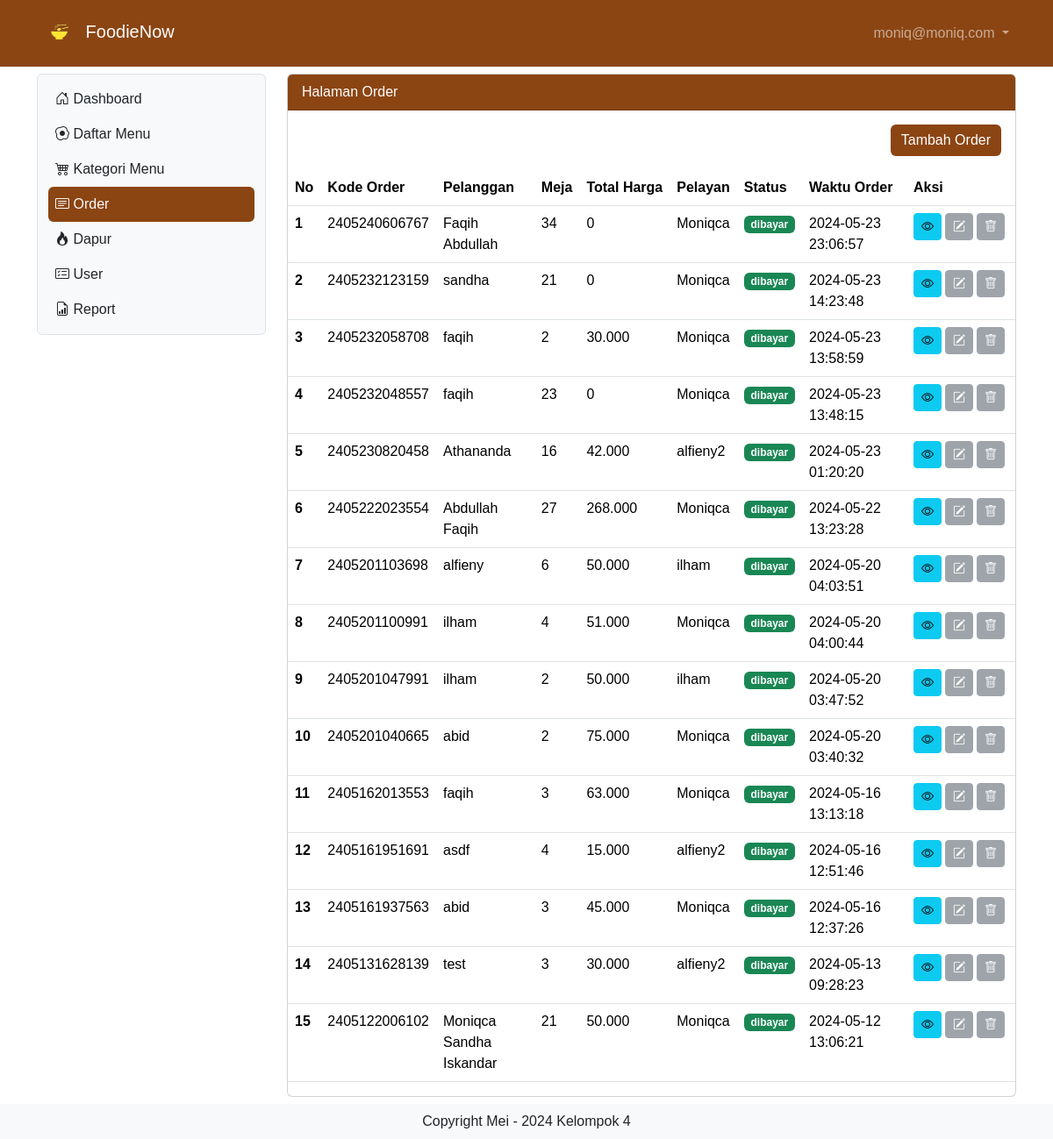
Screenshot of /order (signed in) with the database file from the repository.
### tables this page shows
CREATE TABLE `tb_user` (
  `id` int(11) NOT NULL,
  `nama` varchar(200) DEFAULT NULL,
  `username` varchar(200) DEFAULT NULL,
  `password` varchar(200) DEFAULT NULL,
  `level` int(11) DEFAULT NULL,
  `nohp` varchar(15) DEFAULT NULL,
  `alamat` varchar(300) DEFAULT NULL
);

CREATE TABLE `tb_order` (
  `id_order` bigint(20) NOT NULL DEFAULT 0,
  `pelanggan` varchar(200) DEFAULT NULL,
  `meja` int(11) DEFAULT NULL,
  `pelayan` int(11) DEFAULT NULL,
  `waktu_order` timestamp NULL DEFAULT current_timestamp() ON UPDATE current_timestamp()
);

### order.php (the view, shortened to what this page needs)
<?php
include "proses/connect.php";
$query = mysqli_query($conn, "SELECT tb_order.*, tb_bayar.*, nama, SUM(tb_daftar_menu.harga * tb_list_order.jumlah) AS harganya
                              FROM tb_order
                              LEFT JOIN tb_user ON tb_user.id = tb_order.pelayan
                              LEFT JOIN tb_list_order ON tb_list_order.kode_order = tb_order.id_order
                              LEFT JOIN tb_daftar_menu ON tb_daftar_menu.id = tb_list_order.menu
                              LEFT JOIN tb_bayar ON tb_bayar.id_bayar = tb_order.id_order
                              GROUP BY tb_order.id_order
                              ORDER BY tb_order.waktu_order DESC");
while ($record = mysqli_fetch_array($query)) {
    $result[] = $record;
}
?>
<div class="col-lg-9 mt-2">
    <div class="card">
        <div class="card-header">
            Halaman Order
        </div>
        <div class="card-body">
            <div class="row">
                <div class="col d-flex justify-content-end">
                    <button class="btn custom-tambah-button" data-bs-toggle="modal" data-bs-target="#ModalTambahUser">
                        Tambah
                        Order</button>
                </div>
            </div>
        </div>
        <?php
        if (empty($result)) {
            echo "Data menu makanan atau minuman tidak ada";
        } else {
                ?>
        <div class="table-responsive">
            <table class="table table-hover">
                <thead>
                    <tr class="text-nowrap">
                        <th scope="col">No</th>
                        <th scope="col">Kode Order</th>
                        <th scope="col">Pelanggan</th>
                        <th scope="col">Meja</th>
                        <th scope="col">Total Harga</th>
                        <th scope="col">Pelayan</th>
                        <th scope="col">Status</th>
                        <th scope="col">Waktu Order</th>
                        <th scope="col">Aksi</th>
                    </tr>
                </thead>
                <tbody>
                    <?php
                        $no = 1;
                        foreach ($result as $row) {
                            ?>
                    <tr>
                        <th scope="row"><?php echo $no++ ?></th>
                        <td>
                            <?php echo $row['id_order'] ?>
                        </td>
                        <td>
                            <?php echo $row['pelanggan'] ?>
                        </td>
                        <td>
                            <?php echo $row['meja'] ?>
                        </td>
                        <td>
                            <?php echo number_format((int) $row['harganya'], 0, ',', '.') ?>
                        </td>
                        <td>
                            <?php echo $row['nama'] ?>
                        </td>
                        <td>
                            <?php echo (!empty($row['id_bayar'])) ? "<span class='badge text-bg-success'>dibayar</span>" : ""; ?>
                        </td>
                        <td>
                            <?php echo $row['waktu_order'] ?>
                        </td>
                        <td>
                            <div class="d-flex">
                                <a class="btn btn-info btn-sm me-1"
                                    href="./?x=orderitem&order=<?php echo $row['id_order'] . "&meja=" . $row['meja'] . "&pelanggan=" . $row['pelanggan'] ?>"><i
                                        class="bi bi-eye"></i></a>
                                <button
                                    class="<?php echo (!empty($row['id_bayar'])) ? "btn btn-secondary btn-sm me-1 disabled" : "btn btn-warning btn-sm me-1"; ?>"
                                    data-bs-toggle="modal" data-bs-target="#ModalEdit<?php echo $row['id_order'] ?>"><i
                                        class="bi bi-pencil-square"></i></button>
                                <button
                                    class="<?php echo (!empty($row['id_bayar'])) ? "btn btn-secondary btn-sm me-1 disabled" : "btn btn-danger btn-sm me-1"; ?>"
                                    data-bs-toggle="modal"
                                    data-bs-target="#ModalDelete<?php echo $row['id_order'] ?>"><i
                                        class="bi bi-trash"></i></button>
                            </div>
                        </td>
                    </tr>
                    <?php
                        }
                        ?>
                </tbody>
            </table>
        </div>
        <?php
        }
        ?>
    </div>
</div>
</div>

### index.php (shortened to what this page needs)
<?php
if(isset($_GET['x']) && $_GET['x']=='home'){
    $page = "home.php";
    include "main.php";
}elseif(isset($_GET['x']) && $_GET['x']=='order'){
    if($_SESSION['level_foodienow']==1 || $_SESSION['level_foodienow']==2 || $_SESSION['level_foodienow']==3) {
        include "main.php";
    }else{
        $page = "home.php";
        include "main.php";
    }
}elseif(isset($_GET['x']) && $_GET['x']=='login'){
    include "login.php";
}elseif(isset($_GET['x']) && $_GET['x']=='logout'){
    include "proses/proses_logout.php";
}else{
    $page = "home.php";
    include "main.php";
}
?>

### main.php (shortened to what this page needs)
<?php
    include "proses/connect.php";
    $query = mysqli_query($conn, "SELECT * FROM tb_user WHERE username = '$_SESSION[username_foodienow]'");
    $hasil = mysqli_fetch_array($query);
?>
<!doctype html>
<html lang="en">
<head>
    <link href="https://cdn.jsdelivr.net/npm/bootstrap@5.3.2/dist/css/bootstrap.min.css" rel="stylesheet">
    <link rel="stylesheet" href="https://cdn.jsdelivr.net/npm/bootstrap-icons@1.11.1/font/bootstrap-icons.css">
</head>
<body>
    <?php include "header.php"; ?>
    <div class="container-lg">
        <div class="row mb-5">
            <?php include "sidebar.php"; ?>
                <?php
                    include $page;
                ?>
        </div>
        <div class="fixed-bottom text-center bg-light py-2">
            Copyright Mei - 2024 Kelompok 4
        </div>
</body>
</html>

### header.php (shortened to what this page needs)
<?php
include "proses/connect.php";
$query = mysqli_query($conn, "SELECT * FROM tb_user WHERE username='$_SESSION[username_foodienow]'");
?>
<nav class="navbar navbar-expand navbar-dark custom-navbar-color sticky-top">
    <div class="container-lg">
        <a class="navbar-brand" href=".">
            <img src="assets/img/Logo/logo.png" style="height: 50px; width:auto;" alt="Logo">
            FoodieNow</a>
        <div class="collapse navbar-collapse justify-content-end" id="navbarNavDropdown">
            <ul class="navbar-nav">
                <li class="nav-item dropdown">
                    <a class="nav-link dropdown-toggle" href="#" role="button" data-bs-toggle="dropdown"
                        aria-expanded="false">
                        <?php echo $hasil['username']; ?>
                    </a>
                </li>
            </ul>
        </div>
    </div>
</nav>

### sidebar.php (shortened to what this page needs)
<div class="col-lg-3">
    <nav class="navbar navbar-expand-lg bg-light rounded border mt-2">
        <div class="container-fluid">
            <div class="offcanvas offcanvas-start" tabindex="-1" id="offcanvasNavbar"
                aria-labelledby="offcanvasNavbarLabel" style="width: 250px;">
                <div class="offcanvas-body custom-nav-pills">
                    <ul class="navbar-nav nav-pills flex-column justify-content-end flex-grow-1">
                        <li class="nav-item">
                            <a class="nav-link ps-2 <?php echo ((isset($_GET['x']) && $_GET['x'] == 'home') || !isset($_GET['x'])) ? 'active link-light' : 'link-dark'; ?> "
                                aria-current="page" href="home"><i class="bi bi-house-door"></i> Dashboard</a>
                        </li>
                        <?php if ($hasil['level'] == 1 || $hasil['level'] == 2) { ?>
                        <li class="nav-item">
                            <a class="nav-link  ps-2 <?php echo (isset($_GET['x']) && $_GET['x'] == 'menu') ? 'active link-light' : 'link-dark'; ?>"
                                href="menu"><i class="bi bi-egg-fried"></i> Daftar Menu</a>
                        </li>
                        <?php } ?>
                        <?php if ($hasil['level'] == 1 || $hasil['level'] == 2) { ?>
                        <li class="nav-item">
                            <a class="nav-link  ps-2 <?php echo (isset($_GET['x']) && $_GET['x'] == 'katmenu') ? 'active link-light' : 'link-dark'; ?>"
                                href="katmenu"><i class="bi bi-cart4"></i> Kategori Menu</a>
                        </li>
                        <?php } ?>
                        <?php if ($hasil['level'] == 1 || $hasil['level'] == 2) { ?>
                        <li class="nav-item">
                            <a class="nav-link  ps-2 <?php echo (isset($_GET['x']) && $_GET['x'] == 'order') ? 'active link-light' : 'link-dark'; ?>"
                                href="order"><i class="bi bi-card-text"></i> Order</a>
                        </li>
                        <?php } ?>
                        <?php if ($hasil['level'] == 1 || $hasil['level'] == 3) { ?>
                        <li class="nav-item">
                            <a class="nav-link  ps-2 <?php echo (isset($_GET['x']) && $_GET['x'] == 'dapur') ? 'active link-light' : 'link-dark'; ?>"
                                href="dapur"><i class="bi bi-fire"></i> Dapur</a>
                        </li>
                        <?php } ?>
                        <?php if ($hasil['level'] == 1) { ?>
                        <li class="nav-item">
                            <a class="nav-link  ps-2 <?php echo (isset($_GET['x']) && $_GET['x'] == 'user') ? 'active link-light' : 'link-dark'; ?>"
                                href="user"><i class="bi bi-card-checklist"></i> User</a>
                        </li>
                        <li class="nav-item">
                            <a class="nav-link  ps-2 <?php echo (isset($_GET['x']) && $_GET['x'] == 'report') ? 'active link-light' : 'link-dark'; ?>"
                                href="report"><i class="bi bi-file-earmark-bar-graph"></i> Report</a>
                        </li>
                        <?php } ?>
                    </ul>
                </div>
            </div>
        </div>
    </nav>
</div>

### main.php (style rules this page uses)
body { font-family: Arial, Helvetica, sans-serif; }
.custom-navbar-color { background-color: #8B4513; }
.custom-nav-pills .nav-link.active { background-color: #8B4513; color: white; }
.custom-nav-pills .nav-link { color: #555; }
.card-header { background-color: #8B4513; color:white; }
.custom-tambah-button { background-color: #8B4513; color: white; border: none; }

### rows the page displays
tb_user: username "moniq@moniq.com"
tb_order: id_order "2405240606767", pelanggan "Faqih Abdullah", meja "34", harganya "0", pelayan.nama "Moniqca", waktu_order "2024-05-23 23:06:57"
tb_order: id_order "2405232123159", pelanggan "sandha", meja "21", harganya "0", pelayan.nama "Moniqca", waktu_order "2024-05-23 14:23:48"
tb_order: id_order "2405232058708", pelanggan "faqih", meja "2", harganya "30.000", pelayan.nama "Moniqca", waktu_order "2024-05-23 13:58:59"
tb_order: id_order "2405232048557", pelanggan "faqih", meja "23", harganya "0", pelayan.nama "Moniqca", waktu_order "2024-05-23 13:48:15"
tb_order: id_order "2405230820458", pelanggan "Athananda", meja "16", harganya "42.000", pelayan.nama "alfieny2", waktu_order "2024-05-23 01:20:20"
tb_order: id_order "2405222023554", pelanggan "Abdullah Faqih", meja "27", harganya "268.000", pelayan.nama "Moniqca", waktu_order "2024-05-22 13:23:28"
tb_order: id_order "2405201103698", pelanggan "alfieny", meja "6", harganya "50.000", pelayan.nama "ilham", waktu_order "2024-05-20 04:03:51"
tb_order: id_order "2405201100991", pelanggan "ilham", meja "4", harganya "51.000", pelayan.nama "Moniqca", waktu_order "2024-05-20 04:00:44"
tb_order: id_order "2405201047991", pelanggan "ilham", meja "2", harganya "50.000", pelayan.nama "ilham", waktu_order "2024-05-20 03:47:52"
tb_order: id_order "2405201040665", pelanggan "abid", meja "2", harganya "75.000", pelayan.nama "Moniqca", waktu_order "2024-05-20 03:40:32"
tb_order: id_order "2405162013553", pelanggan "faqih", meja "3", harganya "63.000", pelayan.nama "Moniqca", waktu_order "2024-05-16 13:13:18"
tb_order: id_order "2405161951691", pelanggan "asdf", meja "4", harganya "15.000", pelayan.nama "alfieny2", waktu_order "2024-05-16 12:51:46"
tb_order: id_order "2405161937563", pelanggan "abid", meja "3", harganya "45.000", pelayan.nama "Moniqca", waktu_order "2024-05-16 12:37:26"
tb_order: id_order "2405131628139", pelanggan "test", meja "3", harganya "30.000", pelayan.nama "alfieny2", waktu_order "2024-05-13 09:28:23"
tb_order: id_order "2405122006102", pelanggan "Moniqca Sandha Iskandar", meja "21", harganya "50.000", pelayan.nama "Moniqca", waktu_order "2024-05-12 13:06:21"
